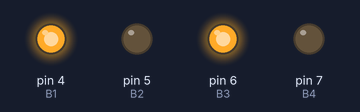
Bench run of a sketch on a simulated Arduino Uno, built with avr-gcc and run on an emulated ATmega328P. Parts: output pins drawn as LEDs (lit = HIGH). What the sketch prints to the serial monitor is not drawn.

Above: at 0.1 s.
Timing chart, 0 to 1.6 s (numbered marks = the images above):
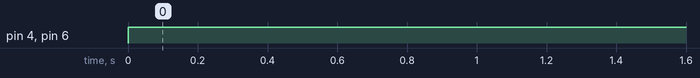

Measured:
- by itself, pin 4 (B1), pin 6 (B3): LOW → HIGH at 0.00 s

The sketch:

transmitter.ino
```cpp
#define B1 4
#define B2 5
#define B3 6
#define B4 7


void setup() {
  // put your setup code here, to run once:
  Serial.begin(9600);
  pinMode(B1, OUTPUT);
  pinMode(B2, OUTPUT);
  pinMode(B3, OUTPUT);
  pinMode(B4, OUTPUT);
}

void loop() {
  // put your main code here, to run repeatedly:
  digitalWrite(B1, HIGH);
  digitalWrite(B2, LOW);
  digitalWrite(B3, HIGH);
  digitalWrite(B4, LOW);
  Serial.println("Data Transmitted");
  delay(5000);

}
```
